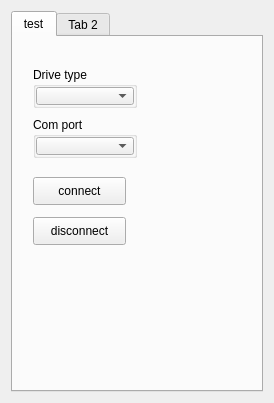
<?xml version="1.0" encoding="UTF-8"?>
<ui version="4.0">
 <class>CommuSetupUI</class>
 <widget class="QWidget" name="CommuSetupUI">
  <property name="geometry">
   <rect>
    <x>0</x>
    <y>0</y>
    <width>274</width>
    <height>403</height>
   </rect>
  </property>
  <property name="windowTitle">
   <string>CommuSetupUI</string>
  </property>
  <layout class="QGridLayout" name="gridLayout">
   <item row="0" column="0">
    <widget class="QTabWidget" name="mainCommuTab">
     <property name="currentIndex">
      <number>0</number>
     </property>
     <widget class="QWidget" name="testTab">
      <attribute name="title">
       <string>test</string>
      </attribute>
      <widget class="QGroupBox" name="groupBox">
       <property name="geometry">
        <rect>
         <x>20</x>
         <y>30</y>
         <width>104</width>
         <height>41</height>
        </rect>
       </property>
       <property name="title">
        <string>Drive type</string>
       </property>
       <layout class="QGridLayout" name="gridLayout_2">
        <property name="leftMargin">
         <number>0</number>
        </property>
        <property name="topMargin">
         <number>0</number>
        </property>
        <property name="rightMargin">
         <number>0</number>
        </property>
        <property name="bottomMargin">
         <number>0</number>
        </property>
        <item row="0" column="0">
         <widget class="QComboBox" name="driveTypeCombo"/>
        </item>
       </layout>
      </widget>
      <widget class="QPushButton" name="connectBtn">
       <property name="geometry">
        <rect>
         <x>20</x>
         <y>140</y>
         <width>93</width>
         <height>28</height>
        </rect>
       </property>
       <property name="text">
        <string>connect</string>
       </property>
      </widget>
      <widget class="QPushButton" name="disconnectBtn">
       <property name="geometry">
        <rect>
         <x>20</x>
         <y>180</y>
         <width>93</width>
         <height>28</height>
        </rect>
       </property>
       <property name="text">
        <string>disconnect</string>
       </property>
      </widget>
      <widget class="QGroupBox" name="groupBox_2">
       <property name="geometry">
        <rect>
         <x>20</x>
         <y>80</y>
         <width>104</width>
         <height>41</height>
        </rect>
       </property>
       <property name="title">
        <string>Com port</string>
       </property>
       <layout class="QGridLayout" name="gridLayout_3">
        <property name="leftMargin">
         <number>0</number>
        </property>
        <property name="topMargin">
         <number>0</number>
        </property>
        <property name="rightMargin">
         <number>0</number>
        </property>
        <property name="bottomMargin">
         <number>0</number>
        </property>
        <item row="0" column="0">
         <widget class="QComboBox" name="portNumCombo"/>
        </item>
       </layout>
      </widget>
     </widget>
     <widget class="QWidget" name="tab_2">
      <attribute name="title">
       <string>Tab 2</string>
      </attribute>
     </widget>
    </widget>
   </item>
  </layout>
 </widget>
 <layoutdefault spacing="6" margin="11"/>
 <resources/>
 <connections/>
</ui>
